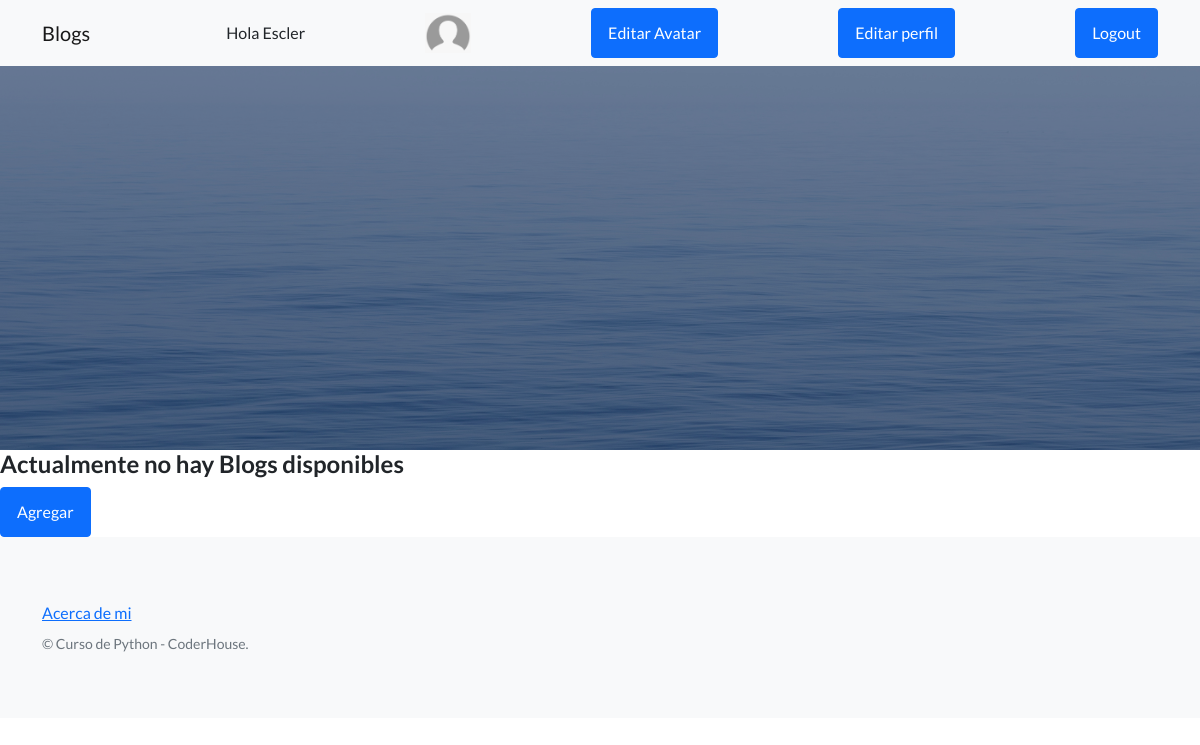
/pages/ (signed in), run on an earlier commit of the app's database.
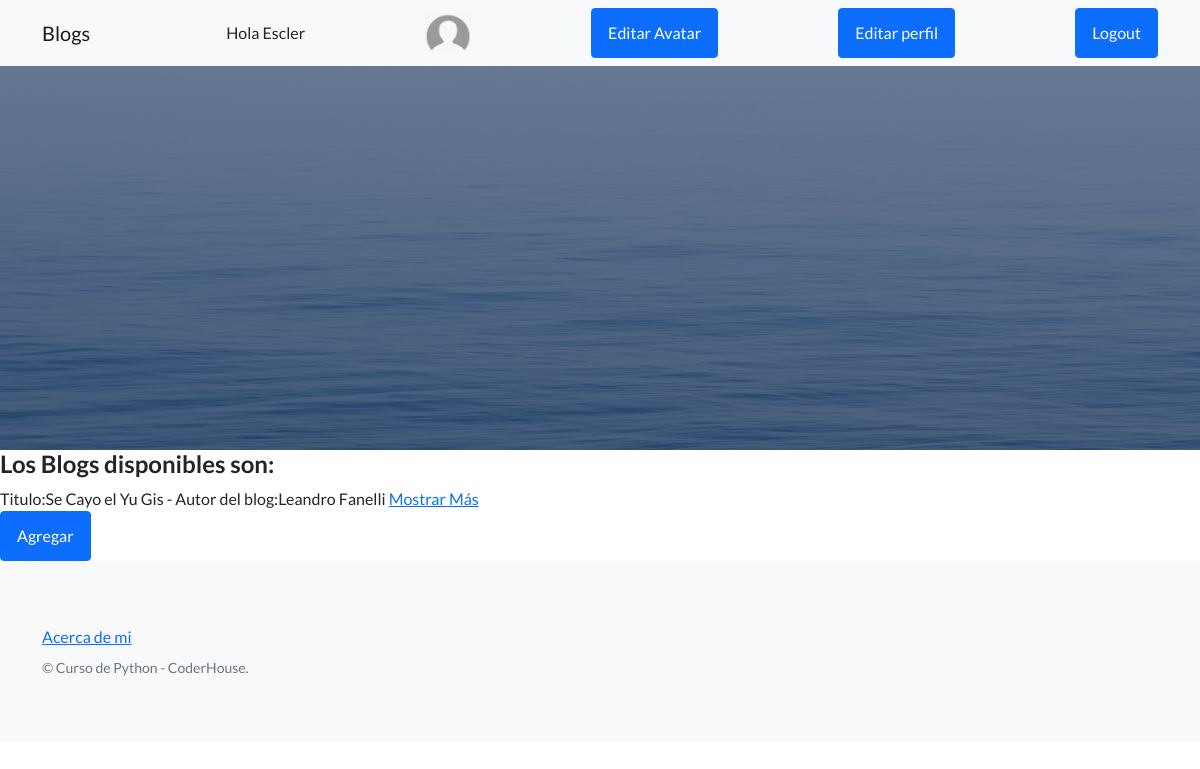
And on a later commit of the database.
### AppCoder/models.py (models this page shows)
class Page(Model):
    usuario = ForeignKey(User, on_delete=CASCADE)
    titulo = CharField(max_length=20)
    subtitulo = CharField(max_length=50)
    cuerpo = TextField(max_length=10000)
    autor = CharField(max_length=20)
    fecha = DateTimeField(default=datetime.now(), editable=True)
    imagen = ImageField(upload_to = 'blog_imagenes', blank = True)
    def __str__(self):
        return f'Titulo:{self.titulo} - Autor del blog:{self.autor}'

### AppCoder/views.py (the view)
# urls.py: path('pages/', Page_ListView.as_view(), name='pages'),
class Page_ListView(LoginRequiredMixin, AvatarView, ListView):
    model = Page
    context_object_name = 'pages'
    template_name = 'AppCoder/pages.html'

### AppCoder/views.py (called while the page is built)
    def get_context_data(self, **kwargs):
        context = super().get_context_data(**kwargs)
        avatares = Avatar.objects.filter(user=self.request.user.id)
        if avatares.count() == 0:
            context["avatar_url"] = '/media/avatares/Default_Image.png'
        else:
            context["avatar_url"] = Avatar.objects.filter(user=self.request.user).last().imagen.url
        return context

### templates/AppCoder/pages.html (shortened to what this page needs)
{% extends 'AppCoder/padre.html' %}
{% block contenidoQueCambia %}
    {% if pages.count > 0%}
    <h4>Los Blogs disponibles son: <h4>
        <h2> {% for page in pages %} </h2>
             {{page}}
                <a href="{% url 'page_view' page.id %}">Mostrar Más</a>
                <br>
        {% endfor %}
    {% endif %}
    {% if pages.count == 0%}
        <h4> Actualmente no hay Blogs disponibles </h4>
    {% endif %}
    <a class="btn btn-primary" href="{% url 'page_add' %}">Agregar</a>
{% endblock %}

What changed in the data, as far as the page shows it:
added Page: titulo+autor "Titulo:Se Cayo el Yu Gis - Autor del blog:Leandro Fanelli"
Also different on the page:
text no longer shown: "Actualmente no hay Blogs disponibles"
text now shown: "Los Blogs disponibles son:"
